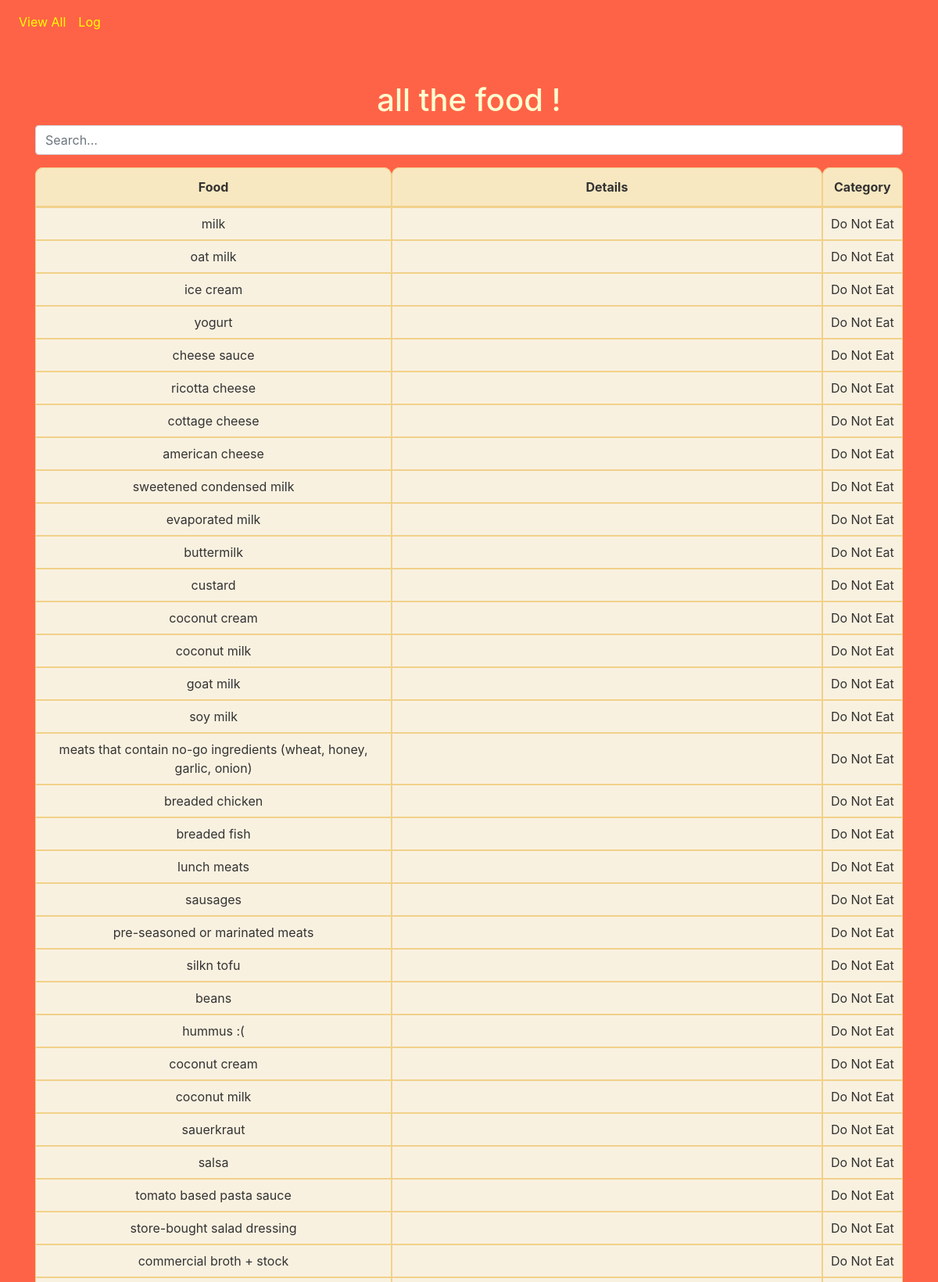
Page /all/ (upper part) on the committed database.
### diet_manager/models.py (models this page shows, shortened)
class FoodItem(models.Model):
    FOOD_CHOICES = [
        ('NO', 'Do Not Eat'),
        ('LIMIT', 'Limit Intake'),
        ('FREE', 'Eat Freely')
    ]
    FOOD_TYPE_CHOICES = [
        ('DAIRY', 'Dairy'),
        ('MEAT_PROTEIN', 'Meat + Protein'),
        ('FLAVOUR', 'Flavour'),
        ('VEGGIES', 'Veggies'),
        ('FRUITS', 'Fruits'),
        ('GRAINS', 'Grains'),
        ('BEVVIES', 'Bevvies'),
        ('SWEETS', 'Sweets'),
        ('NUTS', 'Nuts'),
        ('SEEDS', 'Seeds'),
        ('SNEAKY_SNACKS', 'Sneaky Snacks'),
        ('FLOURS_STARCHES', 'Flours + Starches')
    ]
    name = models.CharField(max_length=100)
    category = models.CharField(max_length=10, choices=FOOD_CHOICES)
    food_type = models.CharField(max_length=15, choices=FOOD_TYPE_CHOICES)
    details = models.TextField(blank=True)

### diet_manager/views.py (the view)
# urls.py: path('all/', all_items, name='all_items'),
def all_items(request):
    items = FoodItem.objects.all()  # Get all items
    return render(request, 'diet_manager/all_items.html', {'items': items, 'title': 'all the food !'})

### diet_manager/templates/diet_manager/all_items.html (shortened to what this page needs)
{% load static %}
<!DOCTYPE html>
<html lang="en">
<head>
    <link rel="stylesheet" href="https://cdn.jsdelivr.net/npm/bootstrap@4.4.1/dist/css/bootstrap.min.css">
    <link rel="stylesheet" href="{% static 'css/styles.css' %}">
</head>
<body>
    <nav class="navbar navbar-expand-lg">
        <div class="collapse navbar-collapse" id="navbarNav">
          <ul class="navbar-nav">
            <li class="nav-item">
              <a class="nav-link" href="{% url 'all_items' %}">View All</a>
            </li>
            <li class="nav-item">
              <a class="nav-link" href="{% url 'log' %}">Log</a>
            </li>
          </ul>
        </div>
      </nav>
    <div class="container custom-container text-center mt-5 px-6">
        <h1 style="color: #FFFDD0">{{ title }}</h1>
        <input type="text" id="searchInput" class="form-control mb-3" placeholder="Search..." onkeyup="searchItems()">
        <table class="table table-custom">
            <thead>
                <tr>
                    <th>Food</th>
                    <th>Details</th>
                    <th>Category</th>
                </tr>
            </thead>
            <tbody id="tableBody">
                {% for item in items %}
                <tr>
                    <td>{{ item.name }}</td>
                    <td>{{ item.details }}</td>
                    <td>{{ item.get_category_display }}</td>
                </tr>
                {% endfor %}
            </tbody>
        </table>
    </div>
</body>
</html>

### static/css/styles.css (style rules this page uses)
body { background-color: #FF6347; }
.table-custom { width: 100%; background-color: transparent; color: #333; border-collapse: separate; border-spacing: 0; }
.table-custom thead { background-color: #f8e8c1; }
.table-custom thead th { padding: 12px; border-bottom: 2px solid #f1d18a; border-top-left-radius: 10px; border-top-right-radius: 10px; }
.table-custom tbody tr { background-color: #f9f1e0; }
.table-custom th, .table-custom td { border: 1px solid #f1d18a; padding: 8px; vertical-align: middle; }
.navbar .nav-link { color: yellow !important; }

### rows in the picture
FoodItem: name "milk", category "Do Not Eat"
FoodItem: name "oat milk", category "Do Not Eat"
FoodItem: name "ice cream", category "Do Not Eat"
FoodItem: name "yogurt", category "Do Not Eat"
FoodItem: name "cheese sauce", category "Do Not Eat"
FoodItem: name "ricotta cheese", category "Do Not Eat"
FoodItem: name "cottage cheese", category "Do Not Eat"
FoodItem: name "american cheese", category "Do Not Eat"
FoodItem: name "sweetened condensed milk", category "Do Not Eat"
FoodItem: name "evaporated milk", category "Do Not Eat"
FoodItem: name "buttermilk", category "Do Not Eat"
FoodItem: name "custard", category "Do Not Eat"
FoodItem: name "coconut cream", category "Do Not Eat"
FoodItem: name "coconut milk", category "Do Not Eat"
FoodItem: name "goat milk", category "Do Not Eat"
FoodItem: name "soy milk", category "Do Not Eat"
FoodItem: name "meats that contain no-go ingredients (wheat, honey, garlic, onion)", category "Do Not Eat"
FoodItem: name "breaded chicken", category "Do Not Eat"
FoodItem: name "breaded fish", category "Do Not Eat"
FoodItem: name "lunch meats", category "Do Not Eat"
FoodItem: name "sausages", category "Do Not Eat"
FoodItem: name "pre-seasoned or marinated meats", category "Do Not Eat"
FoodItem: name "silkn tofu", category "Do Not Eat"
FoodItem: name "beans", category "Do Not Eat"
FoodItem: name "hummus :(", category "Do Not Eat"
FoodItem: name "coconut cream", category "Do Not Eat"
FoodItem: name "coconut milk", category "Do Not Eat"
FoodItem: name "sauerkraut", category "Do Not Eat"
FoodItem: name "salsa", category "Do Not Eat"
FoodItem: name "tomato based pasta sauce", category "Do Not Eat"
FoodItem: name "store-bought salad dressing", category "Do Not Eat"
FoodItem: name "commercial broth + stock", category "Do Not Eat"

### other values in the picture
{{ title }} "all the food !"
